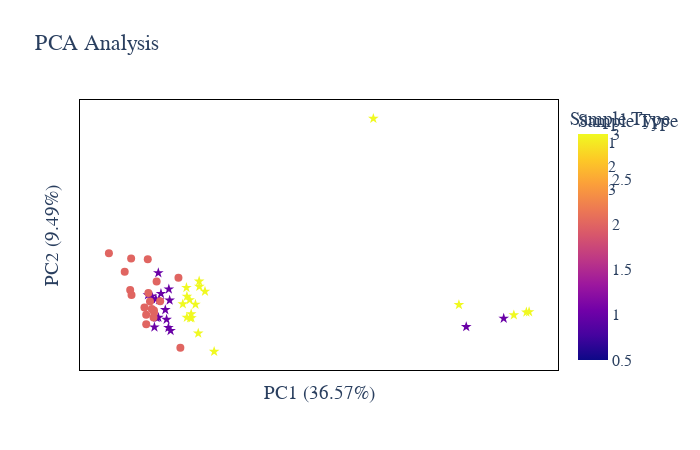

The cell this chart's notebook holds for it:
### Code cell
# Abundance PCA plot
plot_options={

            "compare groups": [1,2,3],
            "title": "PCA Analysis",
            "color": ["blue", "red", "black", "yellow", "green", "purple",
                      "orange", "brown", "pink", "gray", "olive", "cyan"],
            "symbol": ['star', 'circle'],
            "marker_size": 8,
            "width": 700,
            "height": 450,
            "font": dict(size=16, family="Arial black"),
            "ylimits": [],
            "xlimits": [],
            "help for information only": \
            "compare groups: list of two numbers default [0,1] means compare" \
            "color: the first few colors will be used"
            "xlimits: list or tuple of two numbers [0,10]." \
        }
figure, _, _ =PCA_plots(data_obj, plot_options, saved_settings)
figure.show()
#figure.write_image("images/test.svg")

### Figure 1 — Plotly figure (JSON) as saved in the notebook; plotly's stock layout.template omitted (floating-point values rounded to 4 significant figures)
{"data": [{"hovertemplate": "%{text}<br>PC1: %{x} <br>PC2: %{y}", "legendgroup": "1", "marker": {"color": [1, 1, 1, 1, 1, 1, 1, 1, 1, 1, 1, 1, 1, 1, 1, 1, 1, 1], "coloraxis": "coloraxis", "size": 8, "symbol": "star"}, "mode": "markers", "name": "1", "orientation": "v", "showlegend": true, "text": ["500nL1ng_CH2_J16", "500nL1ng_CH1_H18", "500nL1ng_CH2_G20", "500nL1ng_CH2_K22", "500nL1ng_CH1_J22", "500nL1ng_CH2_J21", "500nL1ng_CH1_H16", "500nL1ng_CH2_K20", "500nL1ng_CH1_K18", "500nL1ng_CH2_K21", "500nL1ng_CH1_G16", "500nL1ng_CH2_G22", "500nL1ng_CH2_F21", "500nL1ng_CH2_F18", "500nL1ng_CH2_C18", "500nL1ng_CH1_J20", "500nL1ng_CH1_F16", "500nL1ng_CH1_D21"], "type": "scatter", "x": [-12.77, -13.83, 68.7, -9.358, -12.58, -9.946, -10.28, 78.54, -12.12, -14.84, -9.462, -12.1, -9.148, -13.79, -11.89, -8.902, -13.14, -11.43], "xaxis": "x", "y": [0.6686, 2.014, -12.03, 5.224, -7.884, -8.665, -4.252, -8.195, 12.71, 2.575, -12.44, -7.794, 0.1463, 0.7607, 0.2523, -13.79, -12.17, 3.155], "yaxis": "y"}, {"hovertemplate": "%{text}<br>PC1: %{x} <br>PC2: %{y}", "legendgroup": "2", "marker": {"color": [2, 2, 2, 2, 2, 2, 2, 2, 2, 2, 2, 2, 2, 2, 2, 2, 2, 2, 2], "coloraxis": "coloraxis", "size": 8, "symbol": "circle"}, "mode": "markers", "name": "2", "orientation": "v", "showlegend": true, "text": ["500nL25ng_CH2_J13", "500nL25ng_CH1_H12", "500nL25ng_CH2_C10", "500nL25ng_CH1_E13", "500nL25ng_CH1_G9", "500nL25ng_CH2_I10", "500nL25ng_CH1_E15", "500nL25ng_CH2_K9", "500nL25ng_CH1_J12", "500nL25ng_CH2_H11", "500nL25ng_CH1_K12", "500nL25ng_CH2_K15", "500nL25ng_CH2_K11", "500nL25ng_CH2_F13", "500nL25ng_CH2_F10", "500nL25ng_CH1_K10", "500nL25ng_CH1_E10", "500nL25ng_CH1_D15", "500nL25ng_CH1_D12"], "type": "scatter", "x": [-6.835, -19.51, -13.26, -12.56, -14.3, -15.29, -25.09, -13.24, -13.38, -20.94, -15.76, -14.89, -19.15, -6.332, -14.74, -13.82, -15.3, -19.25, -11.64], "xaxis": "x", "y": [10.48, 4.835, -4.571, 8.792, -0.4274, -10.88, 21.68, -5.407, -7.815, 13.24, -3.134, 19.01, 2.59, -21.64, 3.524, -3.821, -6.459, 19.27, -0.2693], "yaxis": "y"}, {"hovertemplate": "%{text}<br>PC1: %{x} <br>PC2: %{y}", "legendgroup": "3", "marker": {"color": [3, 3, 3, 3, 3, 3, 3, 3, 3, 3, 3, 3, 3, 3, 3, 3, 3, 3, 3], "coloraxis": "coloraxis", "size": 8, "symbol": "star"}, "mode": "markers", "name": "3", "orientation": "v", "showlegend": true, "text": ["200nL_CH1_D3", "200nL_CH2_E4", "200nL_CH1_C6", "200nL_CH2_F5", "200nL_CH2_B7", "200nL_CH1_H8", "200nL_CH2_G3", "200nL_CH1_C4", "200nL_CH2_J2", "200nL_CH1_J7", "200nL_CH2_J4", "200nL_CH2_G6", "200nL_CH2_E8", "200nL_CH2_D7", "200nL_CH2_B5", "200nL_CH1_K2", "200nL_CH1_H6", "200nL_CH1_F6", "200nL_CH1_E6"], "type": "scatter", "x": [0.1311, -4.741, 81.2, -1.402, -1.64, -3.418, 66.78, -3.889, 2.536, 84.49, -3.759, -2.373, 44.32, -4.629, -5.689, -3.497, 85.2, -1.352, -4.613], "xaxis": "x", "y": [4.233, 5.95, -6.633, 8.885, -15.01, -7.945, -1.928, 0.3236, -23.36, -5.338, -7.983, -1.762, 83.55, -7.746, -1.577, -6.142, -5.176, 6.429, 1.936], "yaxis": "y"}], "layout": {"coloraxis": {"colorbar": {"title": {"text": "Sample Type"}}, "colorscale": [[0, "#0d0887"], [0.1111, "#46039f"], [0.2222, "#7201a8"], [0.3333, "#9c179e"], [0.4444, "#bd3786"], [0.5556, "#d8576b"], [0.6667, "#ed7953"], [0.7778, "#fb9f3a"], [0.8889, "#fdca26"], [1, "#f0f921"]]}, "font": {"family": "Arial black", "size": 16}, "height": 450, "legend": {"title": {"text": "Sample Type"}, "tracegroupgap": 0}, "paper_bgcolor": "rgba(255, 255, 255, 255)", "plot_bgcolor": "rgba(255, 255, 255, 255)", "title": {"text": "PCA Analysis"}, "width": 700, "xaxis": {"anchor": "y", "domain": [0, 1], "linecolor": "black", "mirror": true, "showticklabels": false, "title": {"text": "PC1 (36.57%)"}}, "yaxis": {"anchor": "x", "domain": [0, 1], "linecolor": "black", "mirror": true, "showticklabels": false, "title": {"text": "PC2 (9.49%)"}}}}
